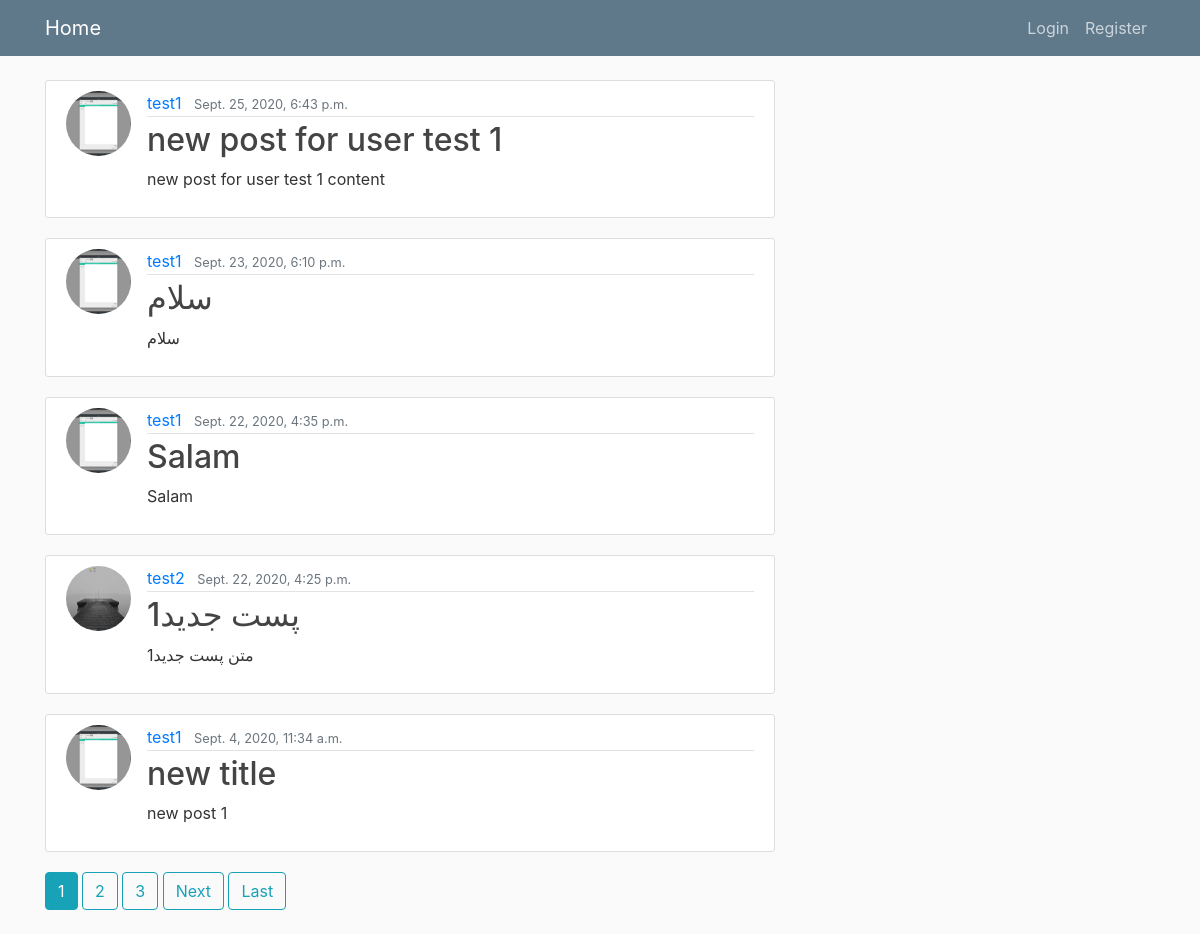
The page / on the database its author committed.
### blog/models.py (models this page shows, shortened)
class post(models.Model):
    id=models.UUIDField(primary_key=True,default=uuid.uuid4,editable=False)
    title=models.CharField(max_length=100)
    content=models.TextField()
    date_posted=models.DateTimeField(default=timezone.now)
    author=models.ForeignKey(User, on_delete=models.CASCADE)

### users/models.py (models this page shows, shortened)
class profile(models.Model):
    user=models.OneToOneField(User, on_delete=models.CASCADE)
    image=models.ImageField(default='default.jpg',upload_to='profile_pics')
    bio=models.TextField(default='',max_length=120)

### blog/views.py (the view)
# urls.py: path('',views.PostListView.as_view(),name='blog-home'),
class PostListView(ListView):
    model=models.post
    template_name='blog/home.html'
    ordering=['-date_posted']
    context_object_name='posts'
    paginate_by=5

### blog/templates/blog/home.html (shortened to what this page needs)
{% extends 'blog/base.html' %}
{% block content %}
    {% for post in posts %}
        <article class="media content-section">
        <img class="rounded-circle article-img" src="{{post.author.profile.image.url}}">
          <div class="media-body">
            <div class="article-metadata">
              <a class="mr-2" href="{% url 'blog:profile' post.author.username %}">{{ post.author }}</a>
              <small class="text-muted">{{ post.date_posted }}</small>
            </div>
            <h2><a class="article-title" href="{% url 'blog:post-detail' post.id %}">{{ post.title }}</a></h2>
            <p class="article-content">{{ post.content }}</p>
          </div>
        </article>
    {% endfor %}
    {% if is_paginated %}
      {% for num in page_obj.paginator.page_range %}
        {% if page_obj.number == num %}
          <a class="btn btn-info mb-4" href="?page={{ num }}">{{ num }}</a>
        {% elif num > page_obj.number|add:'-3' and num < page_obj.number|add:'3' %}
          <a class="btn btn-outline-info mb-4" href="?page={{ num }}">{{ num }}</a>
        {% endif %}
      {% endfor %}
      {% if page_obj.has_next %}
        <a class="btn btn-outline-info mb-4" href="?page={{ page_obj.next_page_number }}">Next</a>
        <a class="btn btn-outline-info mb-4" href="?page={{ page_obj.paginator.num_pages }}">Last</a>
      {% endif %}
    {% endif %}
{% endblock content %}

### blog/templates/blog/base.html (shortened to what this page needs)
{% load static %}
<!DOCTYPE html>
<html>
<head>
    <link rel="stylesheet" href="https://maxcdn.bootstrapcdn.com/bootstrap/4.0.0/css/bootstrap.min.css">
    <link rel="stylesheet" type="text/css" href="{% static 'blog/main.css' %}">
</head>
<body>
    <header class="site-header">
      <nav class="navbar navbar-expand-md navbar-dark bg-steel fixed-top">
        <div class="container">
          <a class="navbar-brand mr-4" href="{% url 'blog:blog-home'%}">Home</a>
          <div class="collapse navbar-collapse" id="navbarToggle">
            <div class="navbar-nav">
            {% if user.is_authenticated %}
                 <a class="nav-item nav-link" href="{% url 'blog:post-new'%}">New post</a>
                 <a class="nav-item nav-link" href="{% url 'blog:profile' user.username %}">{{user.username}}</a>
                 <a class="nav-item nav-link" href="{% url 'logout' %}">Log out</a>
            {% else %}
                <a class="nav-item nav-link" href="{% url 'login'%}">Login</a>
                <a class="nav-item nav-link" href="{% url 'register'%}">Register</a>
            {% endif %}
            </div>
          </div>
        </div>
      </nav>
    </header>
    <main role="main" class="container">
      <div class="row">
        <div class="col-md-8">
          {% block content %}{% endblock %}
        </div>
      </div>
    </main>
</body>
</html>

### blog/static/blog/main.css (style rules this page uses)
body { background: #fafafa; color: #333333; margin-top: 5rem; }
h1, h2, h3, h4, h5, h6 { color: #444444; }
.bg-steel { background-color: #5f788a; }
.site-header .navbar-nav .nav-link { color: #cbd5db; }
.content-section { background: #ffffff; padding: 10px 20px; border: 1px solid #dddddd; border-radius: 3px; margin-bottom: 20px; }
.article-title { color: #444444; }
.article-content { white-space: pre-line; }
.article-img { height: 65px; width: 65px; margin-right: 16px; }
.article-metadata { padding-bottom: 1px; margin-bottom: 4px; border-bottom: 1px solid #e3e3e3 }

### rows shown on the page
post: author.profile.image (picture), author "test1", date_posted "Sept. 25, 2020, 6:43 p.m.", title "new post for user test 1", content "new post for user test 1 content"
post: author.profile.image (picture), author "test1", date_posted "Sept. 23, 2020, 6:10 p.m.", title "سلام", content "سلام"
post: author.profile.image (picture), author "test1", date_posted "Sept. 22, 2020, 4:35 p.m.", title "Salam", content "Salam"
post: author.profile.image (placeholder picture), author "test2", date_posted "Sept. 22, 2020, 4:25 p.m.", title "پست جدید1", content "متن پست جدید1"
post: author.profile.image (picture), author "test1", date_posted "Sept. 4, 2020, 11:34 a.m.", title "new title", content "new post 1"

### other values the page prints
{{ num }} "1"
{{ num }} "2" "3"
